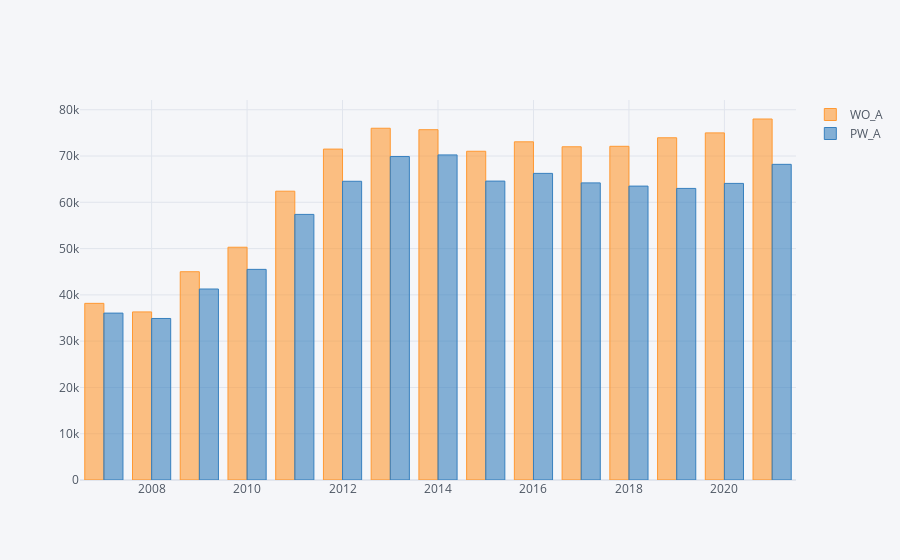

Source (notebook cell):
### Code cell
df.groupby("YEAR")[["WO_A","PW_A"]].quantile(.25).iplot(kind = "bar")

### Figure 1 — Plotly figure (JSON) as saved in the notebook; plotly's stock layout.template omitted (floating-point values rounded to 4 significant figures)
{"data": [{"marker": {"color": "rgba(255, 153, 51, 0.6)", "line": {"color": "rgba(255, 153, 51, 1.0)", "width": 1}}, "name": "WO_A", "orientation": "v", "text": "", "type": "bar", "x": [2007, 2008, 2009, 2010, 2011, 2012, 2013, 2014, 2015, 2016, 2017, 2018, 2019, 2020, 2021], "y": [38168, 36320.0, 45000, 50290.0, 62400, 71500, 76003, 75691, 71032, 73070, 72000, 72100, 73944, 75000, 78000]}, {"marker": {"color": "rgba(55, 128, 191, 0.6)", "line": {"color": "rgba(55, 128, 191, 1.0)", "width": 1}}, "name": "PW_A", "orientation": "v", "text": "", "type": "bar", "x": [2007, 2008, 2009, 2010, 2011, 2012, 2013, 2014, 2015, 2016, 2017, 2018, 2019, 2020, 2021], "y": [36060.0, 34902, 41270.0, 45510.0, 57387, 64540.0, 69888, 70242, 64584, 66248, 64197, 63502, 63003, 64085, 68203]}], "layout": {"legend": {"bgcolor": "#F5F6F9", "font": {"color": "#4D5663"}}, "paper_bgcolor": "#F5F6F9", "plot_bgcolor": "#F5F6F9", "title": {"font": {"color": "#4D5663"}}, "xaxis": {"gridcolor": "#E1E5ED", "showgrid": true, "tickfont": {"color": "#4D5663"}, "title": {"font": {"color": "#4D5663"}, "text": ""}, "zerolinecolor": "#E1E5ED"}, "yaxis": {"gridcolor": "#E1E5ED", "showgrid": true, "tickfont": {"color": "#4D5663"}, "title": {"font": {"color": "#4D5663"}, "text": ""}, "zerolinecolor": "#E1E5ED"}}}
